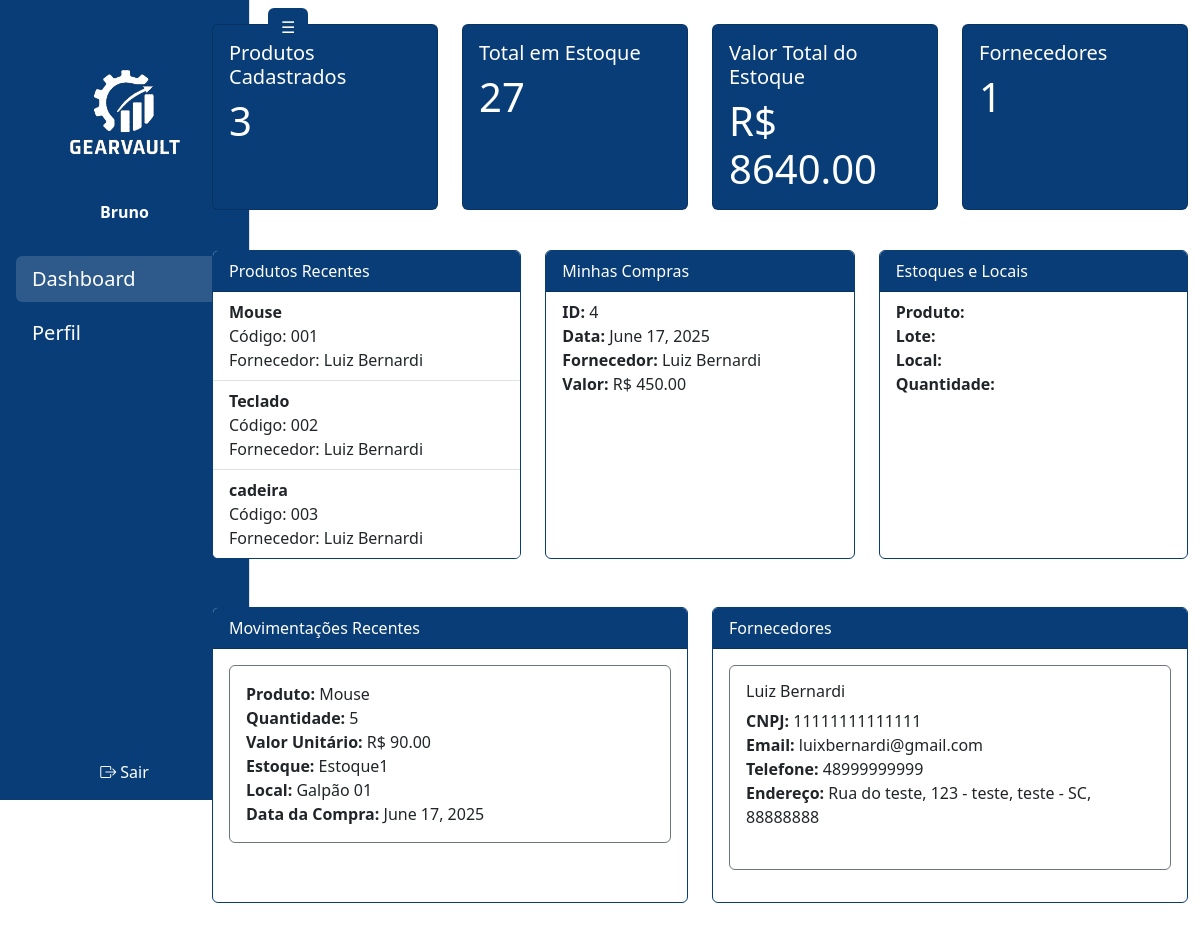
Before: /usuario/painel/ (signed in) with the older database file.
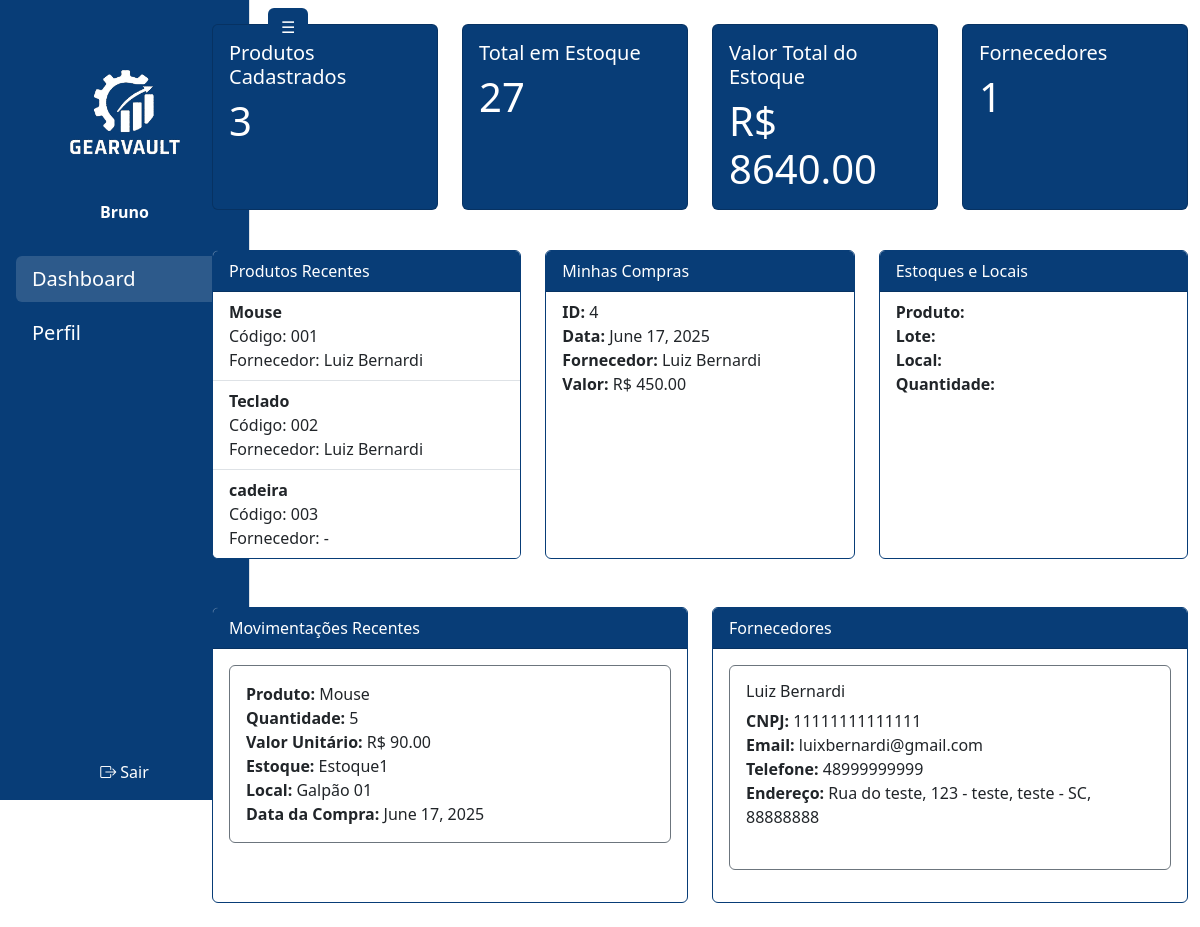
After: the same page with the newer database file.
### gearvault/models.py (models this page shows, shortened)
class Produto(models.Model):
    nome = models.CharField(max_length=255)
    codigo = models.CharField(max_length=100, unique=True)
    categoria = models.CharField(max_length=100, blank=True, null=True)  # novo campo
    preco = models.DecimalField(max_digits=10, decimal_places=2, blank=True, null=True)  # novo campo
    descricao = models.TextField(blank=True, null=True)
    fornecedor = models.ForeignKey(
        Fornecedor, on_delete=models.SET_NULL, null=True, blank=True)
    imagem = models.ImageField(upload_to='produtos/', blank=True, null=True)

class Fornecedor(models.Model):
    nome = models.CharField(max_length=255)
    cnpj = models.CharField(  max_length=14, validators=[
        MinLengthValidator(14),
            MaxLengthValidator(14)
        ], blank=False, null=False)
    email = models.EmailField(blank=False, null=False)
    telefone = models.CharField(max_length=11,  validators=[
            MinLengthValidator(11),
            MaxLengthValidator(11)
        ], blank=False, null=False)
    endereco = models.ForeignKey(Endereco, on_delete=models.SET_NULL, blank=False, null=True)

class Compra(models.Model):
    estoque = models.ForeignKey('Estoque', on_delete=models.PROTECT, related_name='compras')
    data = models.DateField(auto_now_add=True)
    fornecedor = models.ForeignKey(Fornecedor, on_delete=models.PROTECT)
    comprador = models.ForeignKey(Comprador, on_delete=models.PROTECT)
    invoice = models.FileField(upload_to='invoices/', blank=True, null=True)
    @property
    def valor_total(self):
        return sum(item.quantidade * item.valor_unitario for item in self.itens.all())

class ItemCompra(models.Model):
    compra = models.ForeignKey(
        Compra, on_delete=models.CASCADE, related_name='itens')
    produto = models.ForeignKey(Produto, on_delete=models.PROTECT)
    local = models.ForeignKey(LocalArmazenamento, on_delete=models.PROTECT)
    quantidade = models.PositiveIntegerField()
    valor_unitario = models.DecimalField(max_digits=10, decimal_places=2)
    class Meta:
        managed = True
        verbose_name = 'Item da Compra'
        verbose_name_plural = 'Itens da Compra'

class Estoque(models.Model):
    nome = models.CharField(max_length=255)
    descricao = models.TextField(blank=True, null=True)

class LocalArmazenamento(models.Model):
    estoque = models.ForeignKey(Estoque, on_delete=models.CASCADE, related_name='locais')
    nome = models.CharField(max_length=255)
    descricao = models.TextField(blank=True, null=True)

class Endereco(models.Model):
    logradouro = models.CharField(max_length=255)
    numero = models.CharField(max_length=20)
    complemento = models.CharField(max_length=100, blank=True, null=True)
    bairro = models.CharField(max_length=100)
    cidade = models.CharField(max_length=100)
    estado = models.CharField(max_length=2)
    cep = models.CharField(max_length=8)
    def __str__(self):
        return f"{self.logradouro}, {self.numero} - {self.bairro}, {self.cidade} - {self.estado}, {self.cep}"

### gearvault/views.py (the view)
# urls.py: path('painel/', views.usuario_painel, name='usuario_painel'),
@login_required
def usuario_painel(request):
    if request.user.profile.role != 'USUARIO':
        if request.user.profile.role == 'ADMIN':
            return redirect('admin_painel')
        return redirect('login')
    produtos = Produto.objects.all()
    total_produtos = produtos.count()
    total_estoque = ItemCompra.objects.aggregate(
        total=Sum('quantidade'))['total'] or 0
    valor_total_estoque = ItemCompra.objects.aggregate(
        total=Sum(F('quantidade') * F('valor_unitario'),
                  output_field=FloatField())
    )['total'] or 0
    compras = Compra.objects.filter(comprador__user=request.user)
    estoques = Estoque.objects.prefetch_related('locais', 'compras')
    fornecedores = Fornecedor.objects.all()
    movimentacoes = ItemCompra.objects.filter(
        compra__comprador__user=request.user).order_by('-id')[:5]
    contexto = {
        'sidebar_links': get_sidebar_links(request.user),
        'produtos': produtos,
        'total_produtos': total_produtos,
        'total_estoque': total_estoque,
        'valor_total_estoque': valor_total_estoque,
        'compras': compras,
        'estoques': estoques,
        'fornecedores': fornecedores,
        'movimentacoes': movimentacoes,
    }
    return render(request, 'pages/user/painel.html', contexto)

### gearvault/views.py (called while the page is built)
def get_sidebar_links(user):
    role = getattr(user.profile, 'role', None)
    if role == 'ADMIN':
        return [
            {'url': '/administrador/painel/', 'label': 'Painel Administrador'},
            {'url': '/administrador/usuarios/', 'label': 'Gerenciar Usuários'},
            {'url': '/administrador/produtos/', 'label': 'Gerenciar Produtos'},
            {'url': '/administrador/fornecedores/', 'label': 'Gerenciar Fornecedores'},
        ]
    elif role == 'USUARIO':
        return [
            {'url': '/usuario/painel/', 'label': 'Dashboard'},
            {'url': '/usuario/perfil/', 'label': 'Perfil'},
        ]
    return []

### gearvault/templates/pages/user/painel.html (shortened to what this page needs)
{% extends 'base.html' %}
{% load static %}
{% block content %}
<div class="container-fluid" id="main-content-panel">
  <div class="row">
    <div class="col-md-2" id="sidebar-panel">
      {% include 'sidebar.html' %}
    </div>
    <div class="col-md-10 mt-4" id="painel-content">
      <div class="row">
        <div class="col-md-3 mb-3">
          <div class="card text-white h-100" style="background-color: #083D77;">
            <div class="card-body">
              <h5 class="card-title">Produtos Cadastrados</h5>
              <p class="card-text display-6">{{ total_produtos }}</p>
            </div>
          </div>
        </div>
        <div class="col-md-3 mb-3">
          <div class="card text-white h-100" style="background-color: #083D77;">
            <div class="card-body">
              <h5 class="card-title">Total em Estoque</h5>
              <p class="card-text display-6">{{ total_estoque }}</p>
            </div>
          </div>
        </div>
        <div class="col-md-3 mb-3">
          <div class="card text-white h-100" style="background-color: #083D77;">
            <div class="card-body">
              <h5 class="card-title">Valor Total do Estoque</h5>
              <p class="card-text display-6">R$ {{ valor_total_estoque|floatformat:2 }}</p>
            </div>
          </div>
        </div>
        <div class="col-md-3 mb-3">
          <div class="card text-white h-100" style="background-color: #083D77;">
            <div class="card-body">
              <h5 class="card-title">Fornecedores</h5>
              <p class="card-text display-6">{{ fornecedores|length }}</p>
            </div>
          </div>
        </div>
      </div>
      <div class="row mt-4">
        <div class="col-md-4 mb-4">
          <div class="card h-100" style="border: 1px solid #083D77;">
            <div class="card-header text-white" style="background-color: #083D77;">Produtos Recentes</div>
            <ul class="list-group list-group-flush">
              {% for produto in produtos|slice:':5' %}
              <li class="list-group-item">
                <strong>{{ produto.nome }}</strong><br>
                Código: {{ produto.codigo }}<br>
                Fornecedor: {% if produto.fornecedor %}{{ produto.fornecedor.nome }}{% else %}-{% endif %}
              </li>
              {% empty %}
              <li class="list-group-item">Nenhum produto cadastrado.</li>
              {% endfor %}
            </ul>
          </div>
        </div>
        <div class="col-md-4 mb-4">
          <div class="card h-100" style="border: 1px solid #083D77;">
            <div class="card-header text-white" style="background-color: #083D77;">Minhas Compras</div>
            <ul class="list-group list-group-flush">
              {% for compra in compras|slice:':5' %}
              <li class="list-group-item">
                <strong>ID:</strong> {{ compra.id }}<br>
                <strong>Data:</strong> {{ compra.data }}<br>
                <strong>Fornecedor:</strong> {{ compra.fornecedor.nome }}<br>
                <strong>Valor:</strong> R$ {{ compra.valor_total|floatformat:2 }}
              </li>
              {% empty %}
              <li class="list-group-item">Nenhuma compra cadastrada.</li>
              {% endfor %}
            </ul>
          </div>
        </div>
        <div class="col-md-4 mb-4">
          <div class="card h-100" style="border: 1px solid #083D77;">
            <div class="card-header text-white" style="background-color: #083D77;">Estoques e Locais</div>
            <ul class="list-group list-group-flush">
              {% for estoque in estoques|slice:':5' %}
              <li class="list-group-item">
                <strong>Produto:</strong> {{ estoque.lote.item_compra.produto.nome }}<br>
                <strong>Lote:</strong> {{ estoque.lote.id }}<br>
                <strong>Local:</strong> {{ estoque.local.nome }}<br>
                <strong>Quantidade:</strong> {{ estoque.quantidade }}
              </li>
              {% empty %}
              <li class="list-group-item">Nenhum estoque cadastrado.</li>
              {% endfor %}
            </ul>
          </div>
        </div>
      </div>
      <div class="row mt-4">
        <div class="col-md-6 mb-4">
          <div class="card h-100" style="border: 1px solid #083D77;">
            <div class="card-header text-white" style="background-color: #083D77;">Movimentações Recentes</div>
            <div class="card-body">
              <div class="row">
                {% for mov in movimentacoes|slice:':4' %}
                <div class="col-md-12 mb-3">
                  <div class="card h-100 border-secondary">
                    <div class="card-body">
                      <strong>Produto:</strong> {{ mov.produto.nome }}<br>
                      <strong>Quantidade:</strong> {{ mov.quantidade }}<br>
                      <strong>Valor Unitário:</strong> R$ {{ mov.valor_unitario|floatformat:2 }}<br>
                      <strong>Estoque:</strong> {{ mov.compra.estoque.nome }}<br>
                      <strong>Local:</strong> {{ mov.local.nome }}<br>
                      <strong>Data da Compra:</strong> {{ mov.compra.data }}
                    </div>
                  </div>
                </div>
                {% empty %}
                <div class="col-12">Nenhuma movimentação recente.</div>
                {% endfor %}
              </div>
            </div>
          </div>
        </div>
        <div class="col-md-6 mb-4">
          <div class="card h-100" style="border: 1px solid #083D77;">
            <div class="card-header text-white" style="background-color: #083D77;">Fornecedores</div>
            <div class="card-body">
              <div class="row">
                {% for fornecedor in fornecedores|slice:':4' %}
                <div class="col-md-12 mb-3">
                  <div class="card h-100 border-secondary" style="min-height: 160px;">
                    <div class="card-body d-flex flex-column justify-content-center">
                      <h6 class="card-title">{{ fornecedor.nome }}</h6>
                      <p class="card-text mb-0">
                        <strong>CNPJ:</strong> {{ fornecedor.cnpj }}<br>
                        <strong>Email:</strong> {{ fornecedor.email }}<br>
                        <strong>Telefone:</strong> {{ fornecedor.telefone }}<br>
                        <strong>Endereço:</strong> {{ fornecedor.endereco }}<br>
                      </p>
                    </div>
                  </div>
                </div>
                {% empty %}
                <div class="col-12">Nenhum fornecedor cadastrado.</div>
                {% endfor %}
              </div>
            </div>
          </div>
        </div>
      </div>
    </div>
  </div>
</div>
{% endblock %}

### templates/base.html (shortened to what this page needs)
{% load static %}
<!DOCTYPE html>
<html lang="en">
<head>
  <link href="https://cdn.jsdelivr.net/npm/bootstrap@5.3.2/dist/css/bootstrap.min.css" rel="stylesheet" />
  <link href="https://cdn.jsdelivr.net/npm/bootstrap-icons@1.10.5/font/bootstrap-icons.css" rel="stylesheet">
</head>
<body>
  {% block content %}
  {% endblock %}
</body>
</html>

### templates/sidebar.html (shortened to what this page needs)
{% load static %}
<div id="sidebar" class="position-fixed top-0 start-0 vh-100 text-white d-flex flex-column pt-5 border-end" style="background-color: #083D77; width: 250px; transition: transform 0.3s ease;">
  <div class="text-center mb-4 pt-3">
    <img src="{% static 'assets/LogoGearvaultBranco.png' %}" alt="Logo GearVault" style="width: 120px;" class="mb-3" />
    <strong class="d-block">{{ user.username }}</strong>
  </div>
  <nav class="flex-grow-1">
    <ul class="nav flex-column px-3">
      {% if sidebar_links %}
        {% for link in sidebar_links %}
          <li class="nav-item mt-2">
            <a href="{{ link.url }}" class="nav-link text-white fs-5 rounded px-3 py-2 link-hover{% if request.path == link.url %} active-link{% endif %}">{{ link.label }}</a>
          </li>
        {% endfor %}
      {% else %}
        <li class="nav-item text-white px-3">Nenhum link disponível</li>
      {% endif %}
    </ul>
  </nav>
  <div class="mt-auto">
    <a href="{% url 'logout' %}" class="text-white d-block px-3 py-2 pb-3 text-decoration-none text-center"><i class="bi bi-box-arrow-right"></i> Sair</a>
  </div>
</div>
<button id="toggleSidebarBtn" type="button" class="btn position-fixed top-0" style="background-color: #083D77;
  color: white; left: 260px; z-index: 1050; transition: left 0.3s ease; margin: 0.5rem;">☰</button>

### templates/sidebar.html (style rules this page uses)
.link-hover { transition: color 0.3s ease, background-color 0.3s ease; }
.link-hover:hover, .active-link { background-color: rgba(255, 255, 255, 0.15); text-decoration: none; }

### gearvault/templates/pages/user/painel.html (style rules this page uses)
#painel-content { transition: width 0.3s cubic-bezier(0.4, 0, 0.2, 1), margin-left 0.3s cubic-bezier(0.4, 0, 0.2, 1); }
#sidebar-panel { transition: width 0.3s cubic-bezier(0.4, 0, 0.2, 1), display 0.3s cubic-bezier(0.4, 0, 0.2, 1); }

Changed rows visible on the page:
changed Produto "cadeira": fornecedor.nome "Luiz Bernardi" → (not shown); now shows "-"
